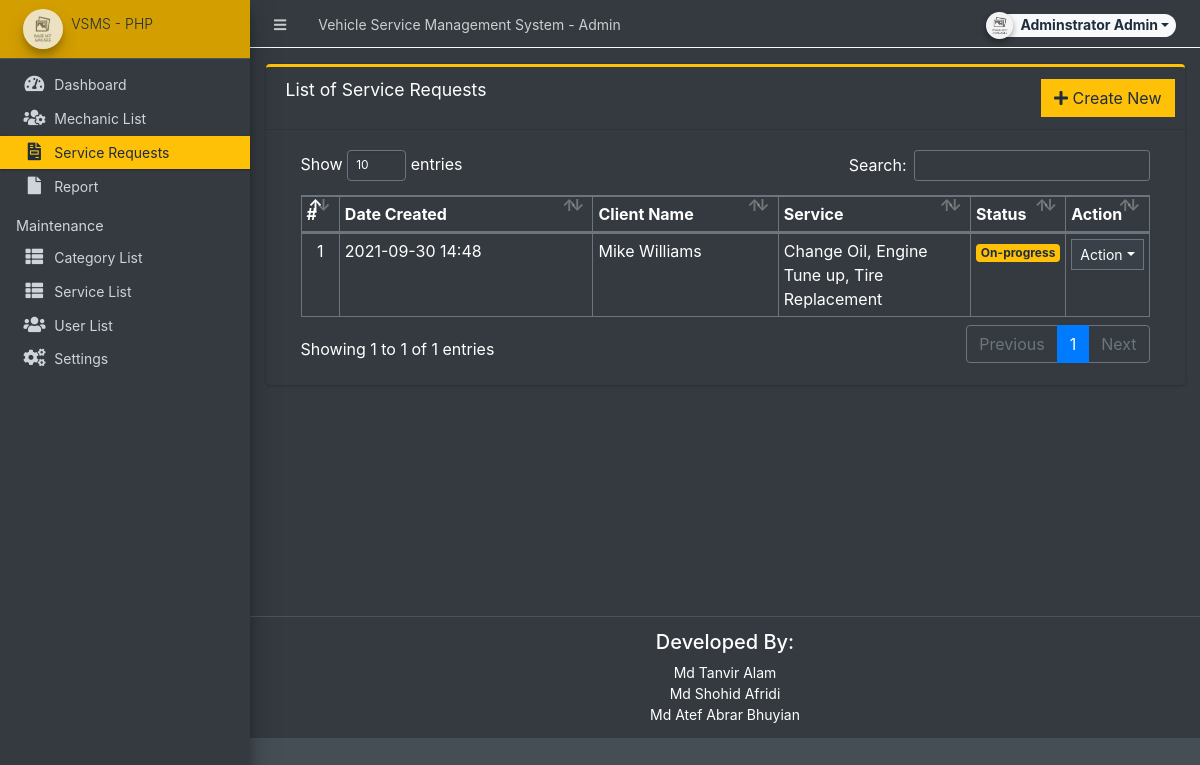
The page /admin/?page=service_requests (signed in) on the database its author committed.
### tables this page shows
CREATE TABLE `service_requests` (
  `id` int(30) NOT NULL,
  `owner_name` text NOT NULL,
  `category_id` int(30) NOT NULL,
  `service_type` text NOT NULL,
  `mechanic_id` int(30) DEFAULT NULL,
  `status` tinyint(1) NOT NULL DEFAULT 0,
  `date_created` datetime NOT NULL DEFAULT current_timestamp()
);

CREATE TABLE `service_list` (
  `id` int(30) NOT NULL,
  `service` text NOT NULL,
  `description` text NOT NULL,
  `status` tinyint(4) NOT NULL DEFAULT 1,
  `date_created` datetime NOT NULL DEFAULT current_timestamp()
);

### admin/service_requests/index.php (the view, shortened to what this page needs)
<div class="card card-outline card-warning">
	<div class="card-header">
		<h3 class="card-title">List of Service Requests</h3>
		<div class="card-tools">
			<a href="javascript:void(0)" id="create_new" class="btn btn-flat btn-warning"><span class="fas fa-plus"></span>  Create New</a>
		</div>
	</div>
	<div class="card-body">
		<div class="container-fluid">
        <div class="container-fluid">
			<table class="table table-bordered table-stripped">
				<colgroup>
					<col width="5%">
					<col width="35%">
					<col width="25%">
					<col width="25%">
					<col width="10%">
				</colgroup>
				<thead>
					<tr>
						<th>#</th>
						<th>Date Created</th>
						<th>Client Name</th>
						<th>Service</th>
						<th>Status</th>
						<th>Action</th>
					</tr>
				</thead>
				<tbody>
					<?php
						$i = 1;
						$qry = $conn->query("SELECT * from service_requests order by unix_timestamp(date_created) desc");
						while($row = $qry->fetch_assoc()):
							$sids = $conn->query("SELECT meta_value FROM request_meta where request_id = '{$row['id']}' and meta_field = 'service_id'")->fetch_assoc()['meta_value'];
							$services  = $conn->query("SELECT * FROM service_list where id in ({$sids}) ");
					?>
						<tr>
							<td class="text-center"><?php echo $i++; ?></td>
							<td><?php echo date("Y-m-d H:i",strtotime($row['date_created'])) ?></td>
							<td><?php echo ucwords($row['owner_name']) ?></td>
							<td>
								<p class="m-0 truncate-3">
								<?php
									$s = 0;
									while($srow = $services->fetch_assoc()){
										$s++;
										if($s != 1) echo ", ";
										echo $srow['service'];
									}
								?>
								</p>
							</td>
							<td class="text-center">
								<?php if($row['status'] == 1): ?>
									<span class="badge badge-primary">Confirmed</span>
								<?php elseif($row['status'] == 2): ?>
									<span class="badge badge-warning">On-progress</span>
								<?php elseif($row['status'] == 3): ?>
									<span class="badge badge-success">Done</span>
								<?php elseif($row['status'] == 4): ?>
									<span class="badge badge-danger">Cancelled</span>
								<?php else: ?>
									<span class="badge badge-secondary">Pending</span>
								<?php endif; ?>
							</td>
							<td align="center">
								 <button type="button" class="btn btn-flat btn-default btn-sm dropdown-toggle dropdown-icon" data-toggle="dropdown">
				                  		Action
				                  </button>
							</td>
						</tr>
					<?php endwhile; ?>
				</tbody>
			</table>
		</div>
		</div>
	</div>
</div>

### rows shown on the page
service_requests: date_created "2021-09-30 14:48", owner_name "Mike Williams", status "On-progress"
service_list: service "Change Oil"
service_list: service "Engine Tune up"
service_list: service "Tire Replacement"

### other values the page prints
$_settings->info('name') "Vehicle Service Management System"
$_settings->userdata('firstname').' '.$_settings->userdata('lastname') "Adminstrator Admin"
$_settings->info('short_name') "VSMS - PHP"
